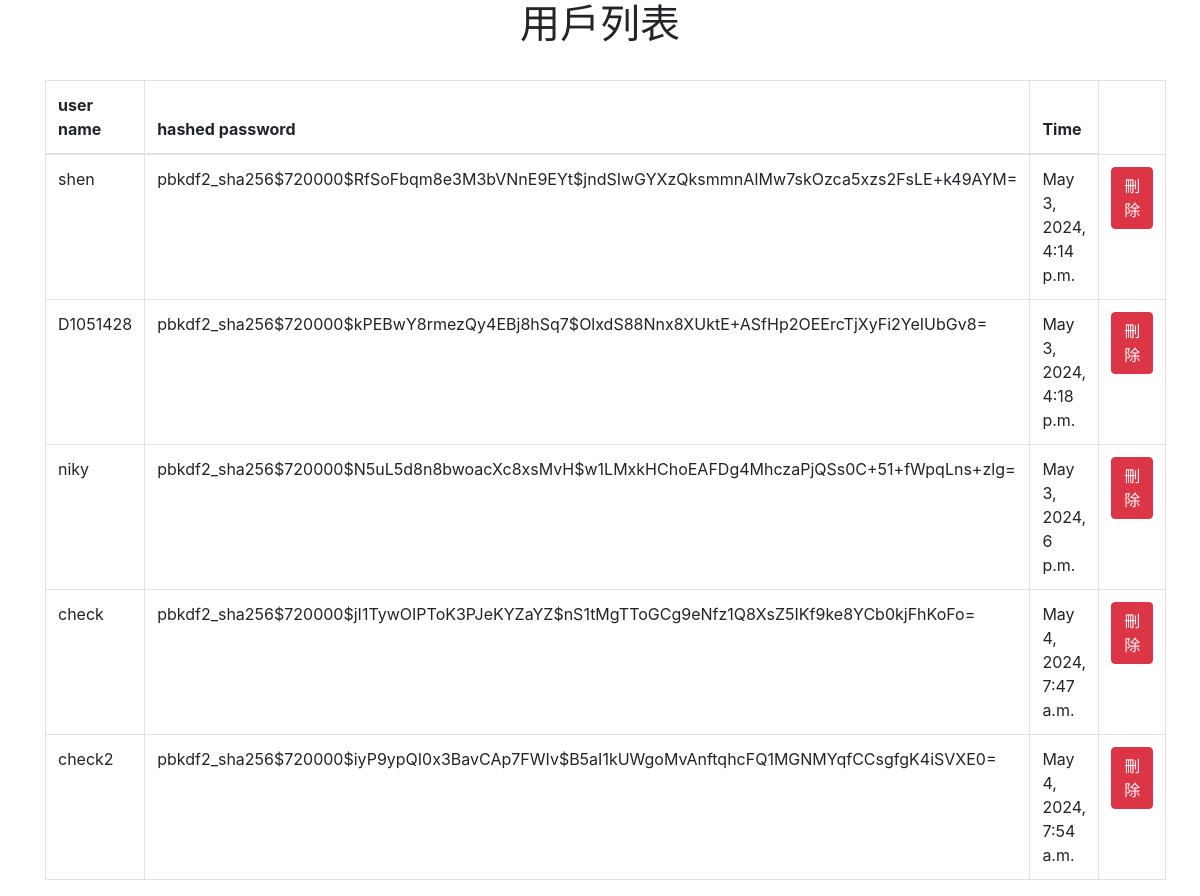
The app's page /users/, older data.
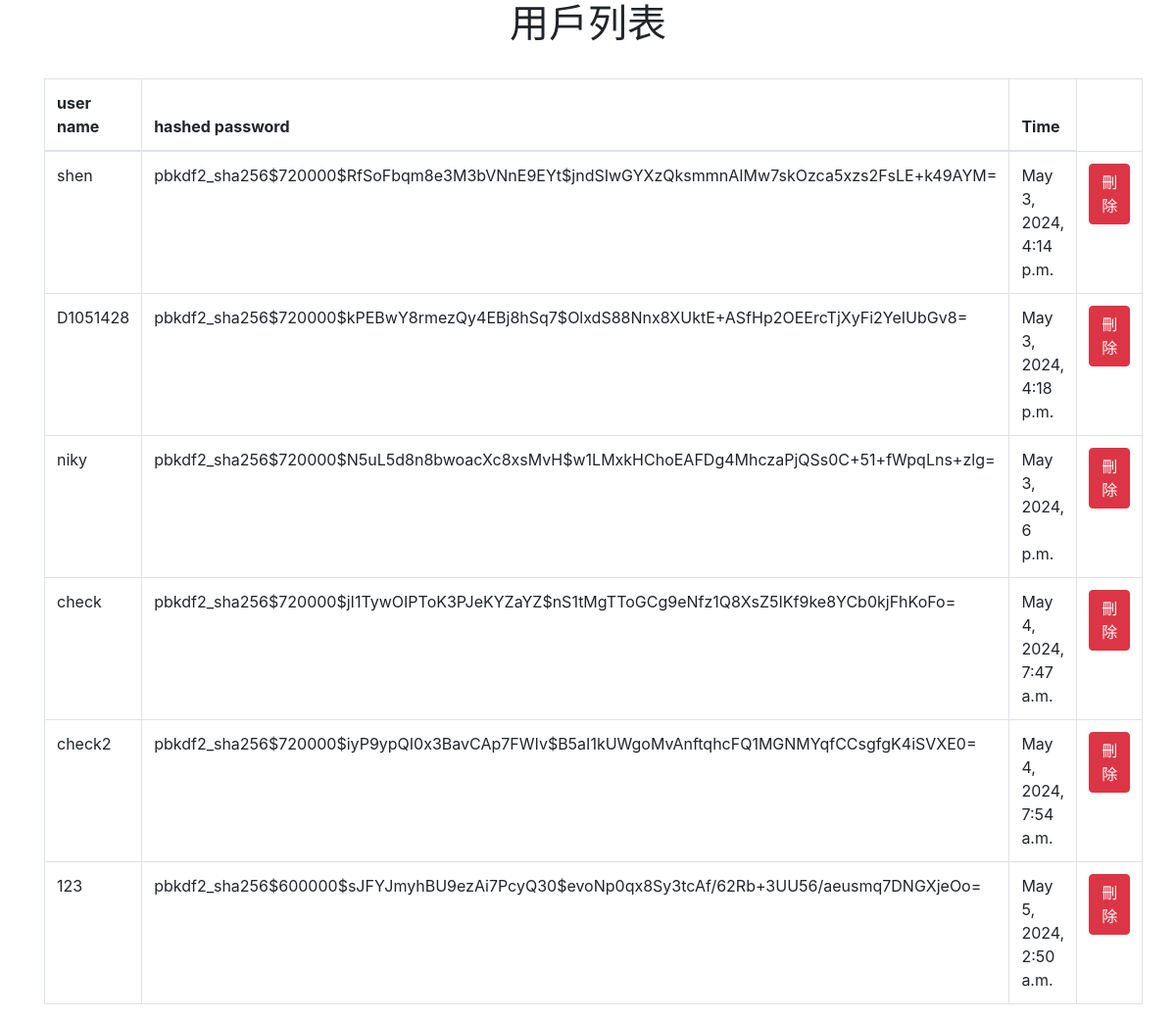
The same page, newer data.
### predict_app/models.py (models this page shows, shortened)
class Account(models.Model):
    username = models.CharField(max_length=100, unique=True)  # 用户名
    password = models.CharField(max_length=255)  # 密码
    created_at = models.DateTimeField(auto_now_add=True)  # 创建时间

### predict_app/views.py (the view)
# urls.py: path('users/', views.user_list, name='user_list'),
def user_list(request):
    accounts = Account.objects.all()  # 获取所有帐户
    return render(request, 'user.html', {'accounts': accounts})  # 渲染模板

### templates/user.html (shortened to what this page needs)
<!DOCTYPE html>
<html lang="zh">
<head>
    <link rel="stylesheet" href="https://stackpath.bootstrapcdn.com/bootstrap/4.5.2/css/bootstrap.min.css">
</head>
<body>
    <div class="container">
        <h1  class="text-center">用戶列表</h1>
        <br>
        <table class="table table-bordered">
            <thead>
                <tr>
                    <th>user name</th>
                    <th>hashed password</th>
                    <th>Time</th>
                </tr>
            </thead>
            <tbody>
                {% for account in accounts %}
                    <tr>
                        <td>{{ account.username }}</td>
                        <td>{{ account.password }}</td>
                        <td>{{ account.created_at }}</td>
                        <td>
                            <a href="{% url 'delete_user' account.id %}" class="btn btn-danger" onclick="return confirm('確認刪除？')">刪除</a>
                        </td>
                    </tr>
                {% endfor %}
            </tbody>
        </table>
    </div>
</body>
</html>

Row changes from the older to the newer data that the page shows:
added Account: username "123", password "pbkdf2_sha256$600000$sJFYJmyhBU9ezAi7PcyQ30$evoNp0qx8Sy3tcAf/62Rb+3UU56/aeusmq7DNGXjeOo=", created_at "May 5, 2024, 2:50 a.m."
